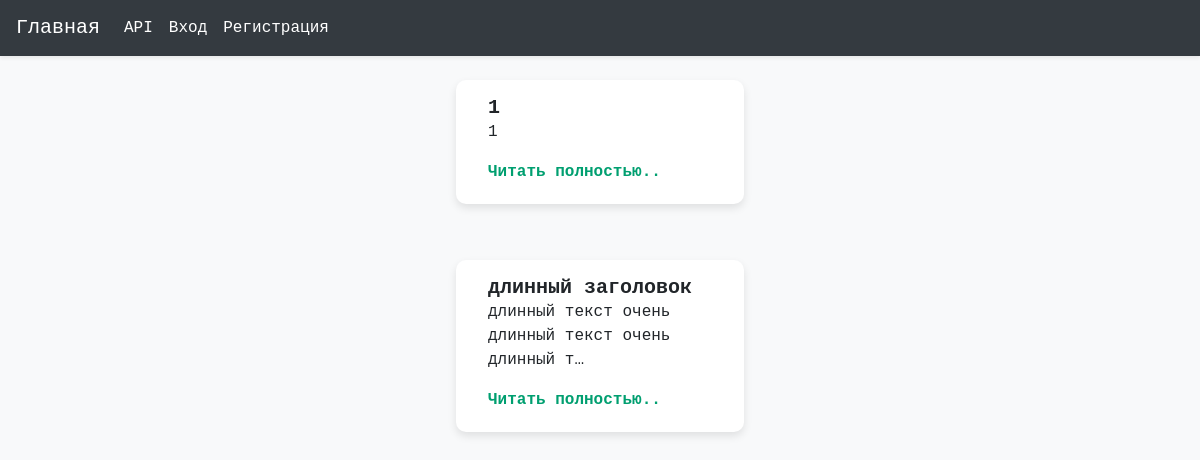
/home/, run on an earlier commit of the app's database.
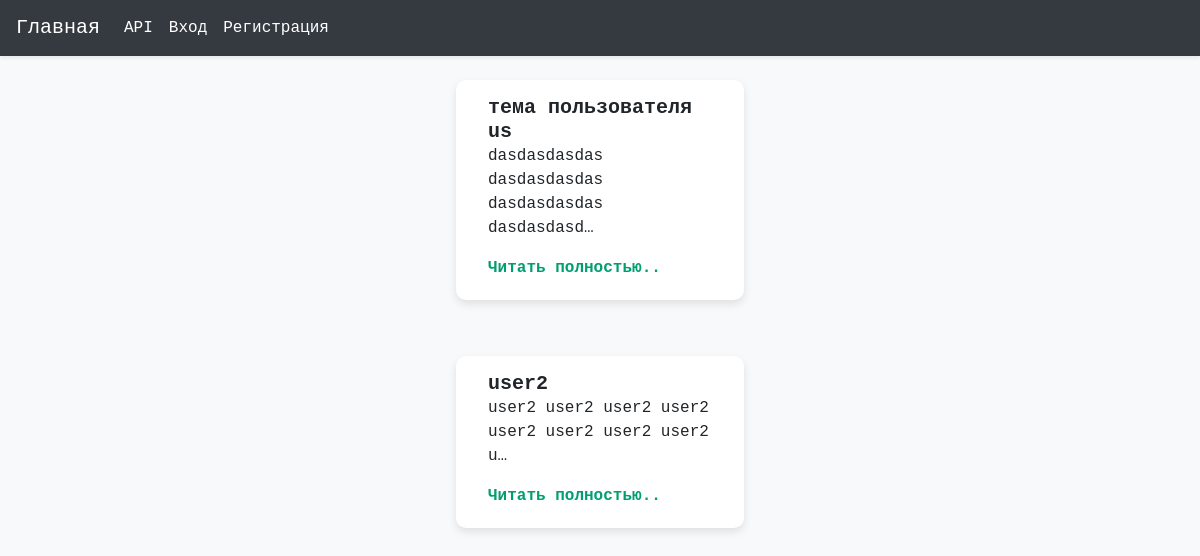
And on a later commit of the database.
### Content/models.py (models this page shows, shortened)
class Posts(models.Model):
    user = models.ForeignKey(User, on_delete=models.CASCADE)
    theme = models.CharField(max_length=20)
    text = models.TextField()
    user = models.ForeignKey(User, on_delete=models.CASCADE, null=True, blank=True)

### Content/views.py (the view)
# urls.py: path('home/', content_views.main_page, name='home'),
def main_page(request):
    posts = Posts.objects.all()
    return render(request, 'Content/main_page.html', {'posts': posts})

### templates/Content/main_page.html (shortened to what this page needs)
{% extends "base.html" %}
{% load static %}
{% block content %}
    <link rel="stylesheet" href="{% static 'css/styles.css' %}">
    {% if posts %}
        <div class="container mt-4">
            {% for post in posts %}
                <div class="row justify-content-center mb-3">
                    <div class="card" style="width: 18rem;">
                        <div class="card-body">
                            <h5 class="card-subtitle">{{ post.theme }}</h5>
                            <p class="card-text">{{ post.text|truncatechars:50 }}</p>
                            <strong><a href="{% url 'content:post_detail' username=post.user.username pk=post.pk %}" class="card-link">Читать полностью..</a></strong>
                        </div>
                    </div>
                </div>
            {% endfor %}
        </div>
    {% else %}
        <h1><strong>Нет постов</strong></h1>
    {% endif %}
{% endblock %}

What changed in the data, as far as the page shows it:
removed Posts: theme "длинный заголовок", text "длинный текст очень длинный текст очень длинный т…"
changed Posts: theme "1" → "тема пользователя us"; text "1" → "dasdasdasdas dasdasdasdas dasdasdasdas dasdasdasd…"
added Posts: theme "user2", text "user2 user2 user2 user2 user2 user2 user2 user2 u…"
